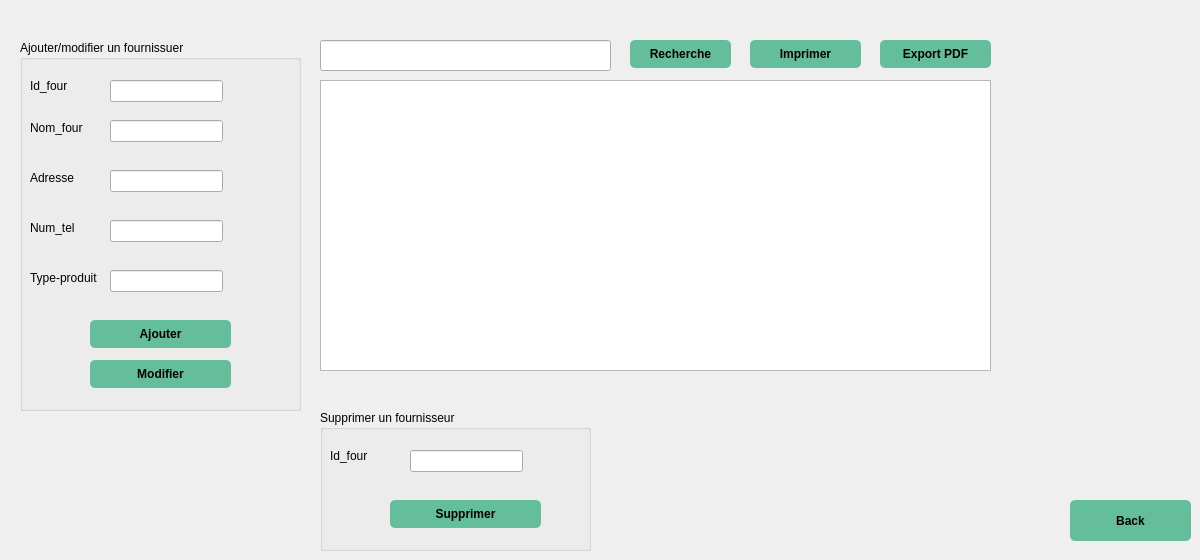
      <widget class="QWidget" name="tab_14">
       <attribute name="title">
        <string>Fournisseur</string>
       </attribute>
       <widget class="QGroupBox" name="groupBox_11">
        <property name="geometry">
         <rect>
          <x>20</x>
          <y>40</y>
          <width>281</width>
          <height>371</height>
         </rect>
        </property>
        <property name="title">
         <string>Ajouter/modifier un fournissuer</string>
        </property>
        <widget class="QLabel" name="label_68">
         <property name="geometry">
          <rect>
           <x>10</x>
           <y>30</y>
           <width>51</width>
           <height>31</height>
          </rect>
         </property>
         <property name="minimumSize">
          <size>
           <width>0</width>
           <height>21</height>
          </size>
         </property>
         <property name="text">
          <string>Id_four</string>
         </property>
        </widget>
        <widget class="QLineEdit" name="lineEdit_id">
         <property name="geometry">
          <rect>
           <x>90</x>
           <y>40</y>
           <width>113</width>
           <height>22</height>
          </rect>
         </property>
        </widget>
        <widget class="QLabel" name="label_69">
         <property name="geometry">
          <rect>
           <x>10</x>
           <y>80</y>
           <width>55</width>
           <height>16</height>
          </rect>
         </property>
         <property name="text">
          <string>Nom_four</string>
         </property>
        </widget>
        <widget class="QLineEdit" name="lineEdit_nom_3">
         <property name="geometry">
          <rect>
           <x>90</x>
           <y>80</y>
           <width>113</width>
           <height>22</height>
          </rect>
         </property>
        </widget>
        <widget class="QLabel" name="label_70">
         <property name="geometry">
          <rect>
           <x>10</x>
           <y>130</y>
           <width>55</width>
           <height>16</height>
          </rect>
         </property>
         <property name="text">
          <string>Adresse</string>
         </property>
        </widget>
        <widget class="QLineEdit" name="lineEdit_adresse">
         <property name="geometry">
          <rect>
           <x>90</x>
           <y>130</y>
           <width>113</width>
           <height>22</height>
          </rect>
         </property>
        </widget>
        <widget class="QLabel" name="label_71">
         <property name="geometry">
          <rect>
           <x>10</x>
           <y>180</y>
           <width>111</width>
           <height>16</height>
          </rect>
         </property>
         <property name="text">
          <string>Num_tel</string>
         </property>
        </widget>
        <widget class="QLineEdit" name="lineEdit_num">
         <property name="geometry">
          <rect>
           <x>90</x>
           <y>180</y>
           <width>113</width>
           <height>22</height>
          </rect>
         </property>
        </widget>
        <widget class="QLabel" name="label_72">
         <property name="geometry">
          <rect>
           <x>10</x>
           <y>230</y>
           <width>81</width>
           <height>16</height>
          </rect>
         </property>
         <property name="text">
          <string>Type-produit</string>
         </property>
        </widget>
        <widget class="QLineEdit" name="lineEdit_type">
         <property name="geometry">
          <rect>
           <x>90</x>
           <y>230</y>
           <width>113</width>
           <height>22</height>
          </rect>
         </property>
        </widget>
        <widget class="QPushButton" name="pushButton_Ajouter">
         <property name="geometry">
          <rect>
           <x>70</x>
           <y>280</y>
           <width>141</width>
           <height>28</height>
          </rect>
         </property>
         <property name="styleSheet">
          <string notr="true">QPushButton {
padding: 5px;
border-radius: 5px;
background-color:rgb(101, 190, 155);
font-weight: bold;
}
QPushButton:hover
{
color :white;
}</string>
         </property>
         <property name="text">
          <string>Ajouter</string>
         </property>
        </widget>
        <widget class="QPushButton" name="modifieFournisseur">
         <property name="geometry">
          <rect>
           <x>70</x>
           <y>320</y>
           <width>141</width>
           <height>28</height>
          </rect>
         </property>
         <property name="styleSheet">
          <string notr="true">QPushButton {
padding: 5px;
border-radius: 5px;
background-color:rgb(101, 190, 155);
font-weight: bold;
}
QPushButton:hover
{
color :white;
}</string>
         </property>
         <property name="text">
          <string>Modifier</string>
         </property>
        </widget>
       </widget>
       <widget class="QLineEdit" name="lineEdit_9">
        <property name="geometry">
         <rect>
          <x>320</x>
          <y>40</y>
          <width>291</width>
          <height>31</height>
         </rect>
        </property>
       </widget>
       <widget class="QPushButton" name="pushButton_11">
        <property name="geometry">
         <rect>
          <x>630</x>
          <y>40</y>
          <width>101</width>
          <height>28</height>
         </rect>
        </property>
        <property name="styleSheet">
         <string notr="true">QPushButton {
padding: 5px;
border-radius: 5px;
background-color:rgb(101, 190, 155);
font-weight: bold;
}
QPushButton:hover
{
color :white;
}</string>
        </property>
        <property name="text">
         <string>Recherche</string>
        </property>
       </widget>
       <widget class="QGroupBox" name="groupBox_14">
        <property name="geometry">
         <rect>
          <x>320</x>
          <y>410</y>
          <width>271</width>
          <height>141</height>
         </rect>
        </property>
        <property name="title">
         <string>Supprimer un fournisseur</string>
        </property>
        <widget class="QLabel" name="label_73">
         <property name="geometry">
          <rect>
           <x>10</x>
           <y>30</y>
           <width>81</width>
           <height>31</height>
          </rect>
         </property>
         <property name="text">
          <string>Id_four</string>
         </property>
        </widget>
        <widget class="QPushButton" name="pushButton_12">
         <property name="geometry">
          <rect>
           <x>70</x>
           <y>90</y>
           <width>151</width>
           <height>28</height>
          </rect>
         </property>
         <property name="styleSheet">
          <string notr="true">QPushButton {
padding: 5px;
border-radius: 5px;
background-color:rgb(101, 190, 155);
font-weight: bold;
}
QPushButton:hover
{
color :white;
}</string>
         </property>
         <property name="text">
          <string>Supprimer</string>
         </property>
        </widget>
        <widget class="QLineEdit" name="lineEdit_supp">
         <property name="geometry">
          <rect>
           <x>90</x>
           <y>40</y>
           <width>113</width>
           <height>22</height>
          </rect>
         </property>
        </widget>
       </widget>
       <widget class="QPushButton" name="pushButton_13">
        <property name="geometry">
         <rect>
          <x>1070</x>
          <y>500</y>
          <width>121</width>
          <height>41</height>
         </rect>
        </property>
        <property name="styleSheet">
         <string notr="true">QPushButton {
padding: 5px;
border-radius: 5px;
background-color:rgb(101, 190, 155);
font-weight: bold;
}
QPushButton:hover
{
color :white;
}</string>
        </property>
        <property name="text">
         <string>Back</string>
        </property>
       </widget>
       <widget class="QPushButton" name="pushButton_14">
        <property name="geometry">
         <rect>
          <x>750</x>
          <y>40</y>
          <width>111</width>
          <height>28</height>
         </rect>
        </property>
        <property name="styleSheet">
         <string notr="true">QPushButton {
padding: 5px;
border-radius: 5px;
background-color:rgb(101, 190, 155);
font-weight: bold;
}
QPushButton:hover
{
color :white;
}</string>
        </property>
        <property name="text">
         <string>Imprimer</string>
        </property>
       </widget>
       <widget class="QTableView" name="tableView_4">
        <property name="geometry">
         <rect>
          <x>320</x>
          <y>80</y>
          <width>671</width>
          <height>291</height>
         </rect>
        </property>
       </widget>
       <widget class="QLabel" name="label_74">
        <property name="geometry">
         <rect>
          <x>560</x>
          <y>400</y>
          <width>351</width>
          <height>141</height>
         </rect>
        </property>
        <property name="styleSheet">
         <string notr="true">background-image: url(:/img/img/images123.jpg);</string>
        </property>
        <property name="text">
         <string/>
        </property>
       </widget>
       <widget class="QPushButton" name="pushButton_15">
        <property name="geometry">
         <rect>
          <x>880</x>
          <y>40</y>
          <width>111</width>
          <height>28</height>
         </rect>
        </property>
        <property name="styleSheet">
         <string notr="true">QPushButton {
padding: 5px;
border-radius: 5px;
background-color:rgb(101, 190, 155);
font-weight: bold;
}
QPushButton:hover
{
color :white;
}</string>
        </property>
        <property name="text">
         <string>Export PDF</string>
        </property>
       </widget>
      </widget>
